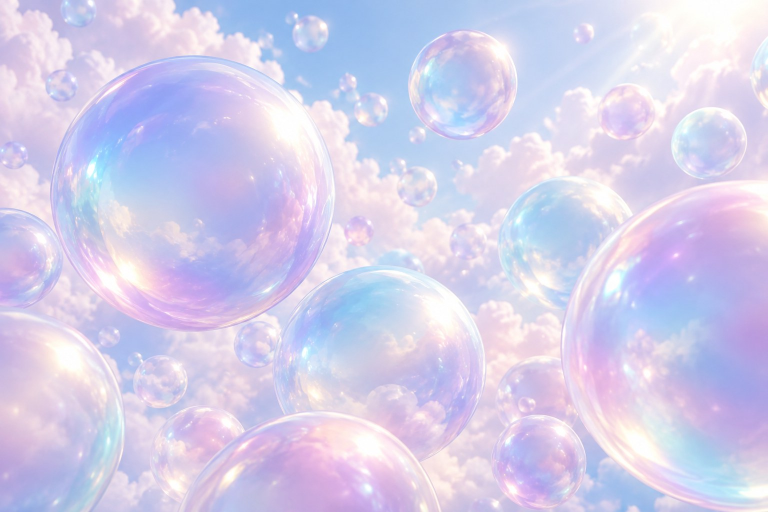
#> input picture skills/abstract-journey-film/examples/prismor/assets/bubbles_sky.jpg, 1536 x 1024 px (shown at 1/2 size)
$ python -i media.py   (imports and definitions only)
#> lines starting #> are read from the running program, lines starting #| are printed output that depends on the picture; after the words box and inside, x2 and y2 are one past the last pixel; in counts of white or black regions, pixels touching at a corner belong together
"""Assets: lookup with placeholder fallback, cover-fit, sprite sheets, and gpt-image-2 generation."""
import base64, json, os, urllib.error, urllib.request
from concurrent.futures import ThreadPoolExecutor
from functools import lru_cache

from PIL import Image, ImageOps


class Assets:
    """Resolves `name` → first existing <dir>/<name>.(png|jpg|webp) across search dirs."""

    def __init__(self, *dirs):
        self.dirs = [d for d in dirs if d]

    # [14 lines left out: functions path, get, not called in this run]

    def missing(self, names):
        return [n for n in names if not self.path(n)]


# [32 lines left out: functions cover, cover_point, sprite_masks, not called in this run]


def pingpong(n):
    """Frame order 0..n-1..1 for a seamless loop."""
    return list(range(n)) + list(range(n - 2, 0, -1))


# ---------- gpt-image-2 ----------
IMAGE_MODEL = os.environ.get("FRAMESMITH_IMAGE_MODEL", "gpt-image-2.5-sunburst")   # override per asset with "model"


# [74 lines left out: function generate_images, not called in this run]


def chroma_cutout(src, dst, key=None, tol=90, despill=True):
    """Remove a flat background colour: flood-fill from the border over pixels near the key colour (so key-like
    colours inside the subject survive), feather the edge and unmix the key from edge pixels. Writes RGBA PNG."""
#> called with dst = 'out.png', tol = 90, despill = True
    import numpy as np
    from PIL import ImageDraw, ImageFilter
    im = Image.open(src).convert("RGB")
#> im is the input picture: PIL image 1536x1024 RGB; mean R, G, B 211.9, 207.2, 235.7
    a = np.asarray(im).astype(np.float32)
    hh, ww = a.shape[:2]
#> hh = 1024; ww = 1536
    if key is None:
        border = np.concatenate([a[0], a[-1], a[:, 0], a[:, -1]])
        key = tuple(np.median(border, 0))
#> key = (200, 194, 231)
    k = np.array(key, np.float32)
#> k = [200, 194, 231]
    dist = np.sqrt(((a - k) ** 2).sum(-1))
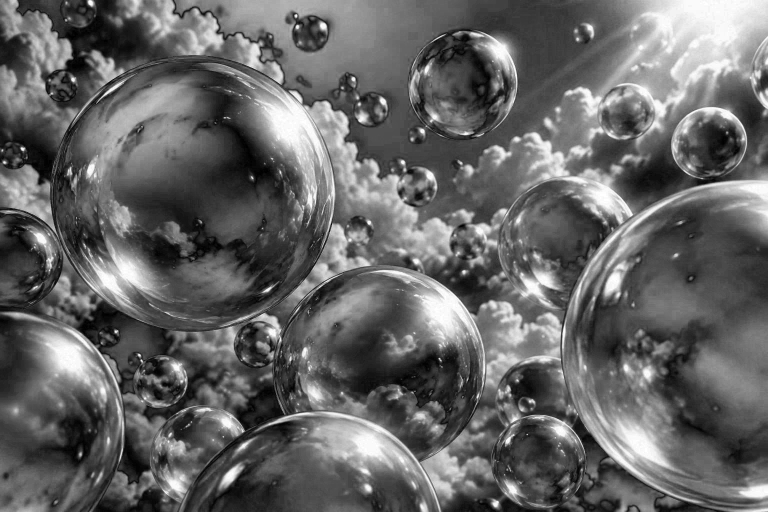
#> dist: shape (1024, 1536) float32 (shown at 1/2 size); min 1, max 85.57, mean 34.8; drawn with min black and max white
    cand = Image.fromarray(((dist < tol) * 255).astype(np.uint8)).copy()   # writable (fromarray shares a read-only buffer)
#> cand: PIL image 1536x1024 L; every value is 255
    for x in list(range(0, ww, 8)) + [ww - 1]:
        for y in (0, hh - 1):
            if cand.getpixel((x, y)) == 255:
                ImageDraw.floodfill(cand, (x, y), 128)
#> cand: PIL image 1536x1024 L; every value is 128
    for y in list(range(0, hh, 8)) + [hh - 1]:
        for x in (0, ww - 1):
            if cand.getpixel((x, y)) == 255:
                ImageDraw.floodfill(cand, (x, y), 128)
    bg = (np.asarray(cand) == 128) | (dist < tol * 0.3)    # border-connected background + enclosed holes of pure key
#> bg: shape (1024, 1536) bool; every value is 1
    near = np.asarray(Image.fromarray((bg * 255).astype(np.uint8)).filter(ImageFilter.MaxFilter(5))) > 0
    soft = np.clip((dist - tol * 0.35) / (tol * 0.65), 0, 1)
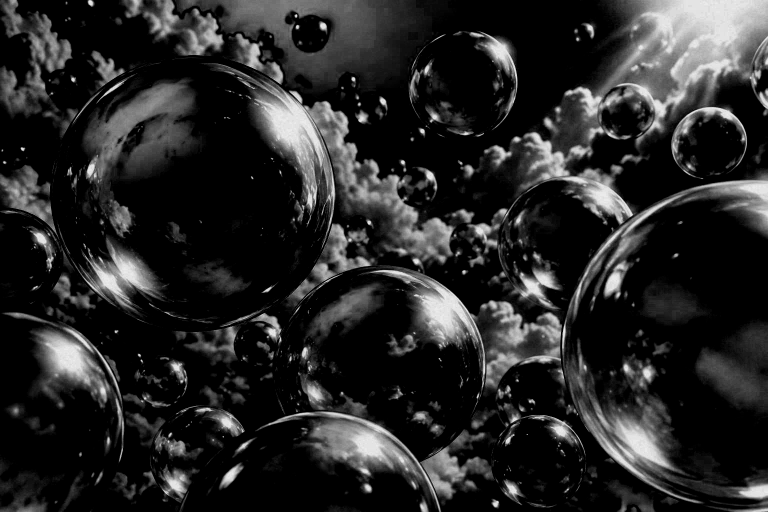
#> soft: shape (1024, 1536) float32 (shown at 1/2 size); min 0, max 0.924, mean 0.157
    alpha = np.where(bg, 0.0, np.where(near, soft, 1.0))
#> alpha: shape (1024, 1536) float32; every value is 0
    al = np.maximum(alpha, 1e-3)[..., None]
#> al: shape (1024, 1536, 1) float32; every value is 0.001
    rgb = np.clip((a - k * (1 - alpha[..., None])) / al, 0, 255)                # unmix the key colour from edges
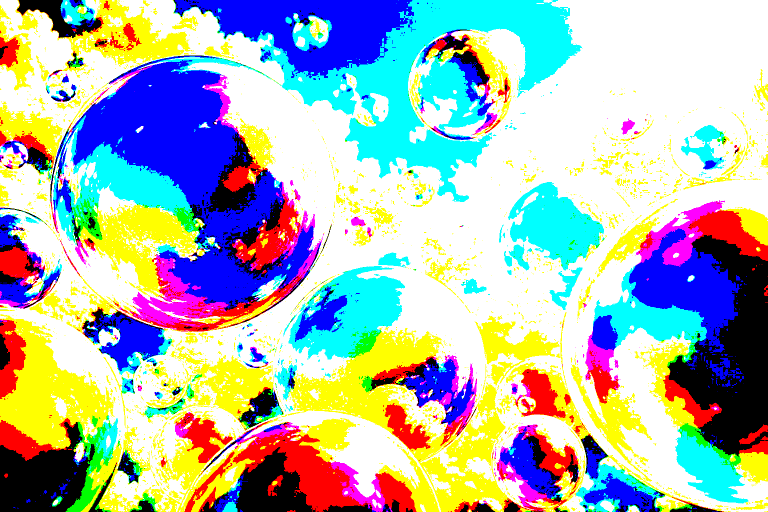
#> rgb: shape (1024, 1536, 3) float32 (shown at 1/2 size); mean R, G, B 169.6, 182.5, 178.4
    edge = (near & ~bg)[..., None]
#> edge: shape (1024, 1536, 1) bool; every value is 0
    rgb = np.where(edge, rgb, a)
    if despill and k[1] > 200 and k[0] < 80 and k[2] < 80:   # green key: no channel may spill above its neighbours
        cap = np.maximum(rgb[..., 0], rgb[..., 2])
        rgb[..., 1] = np.minimum(rgb[..., 1], cap * 1.05)
    elif despill and k[0] > 200 and k[2] > 200 and k[1] < 80:  # magenta key
        cap = rgb[..., 1] * 1.05 + 20
        spill = np.minimum(rgb[..., 0], rgb[..., 2]) - cap
        rgb[..., 0] -= np.clip(spill, 0, None) * near
        rgb[..., 2] -= np.clip(spill, 0, None) * near
    out = np.dstack([rgb, alpha * 255]).astype(np.uint8)
    Image.fromarray(out, "RGBA").save(dst)
    return dst


# ---------- brand icons (thesvg.org) ----------
THESVG_REGISTRY = "https://raw.githubusercontent.com/GLINCKER/thesvg/main/src/data/icons.json"


# [155 lines left out: functions thesvg_registry, search_icons, fetch_icons, _chromium, rasterize_svg, icon and 1 more, not called in this run]

>>> result = chroma_cutout('../../../abstract-journey-film/examples/prismor/assets/bubbles_sky.jpg', 'out.png')

$ run again, on skills/abstract-journey-film/examples/prismor/assets/pastel_world.jpg
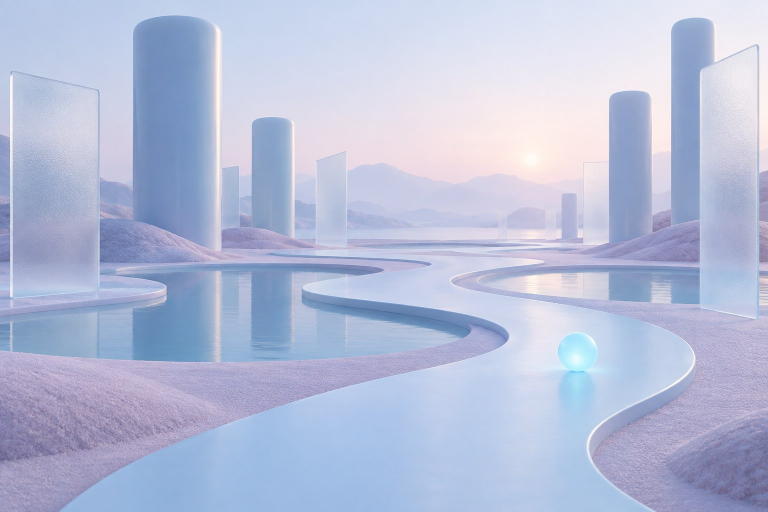
#> input picture skills/abstract-journey-film/examples/prismor/assets/pastel_world.jpg, 1536 x 1024 px (shown at 1/2 size)
#> in chroma_cutout, im is the input picture: PIL image 1536x1024 RGB; mean R, G, B 181.7, 190.1, 217.6
#> key = (179, 195, 227)
#> k = [179, 195, 227]
#> bg: shape (1024, 1536) bool; 94% white; 1297 black regions (1193 under 20 px), largest, box (x1, y1, x2, y2) and area: (272, 62, 354, 470) 19872, (1344, 859, 1536, 1024) 19034, (237, 544, 392, 723) 13599
#> near: shape (1024, 1536) bool; 95.6% white; 42 black regions (20 under 20 px), largest, box (x1, y1, x2, y2) and area: (1351, 866, 1536, 1024) 17327, (276, 66, 350, 465) 16589, (269, 589, 387, 721) 10359
#> in chroma_cutout, `edge = (near & ~bg)[..., None]`:
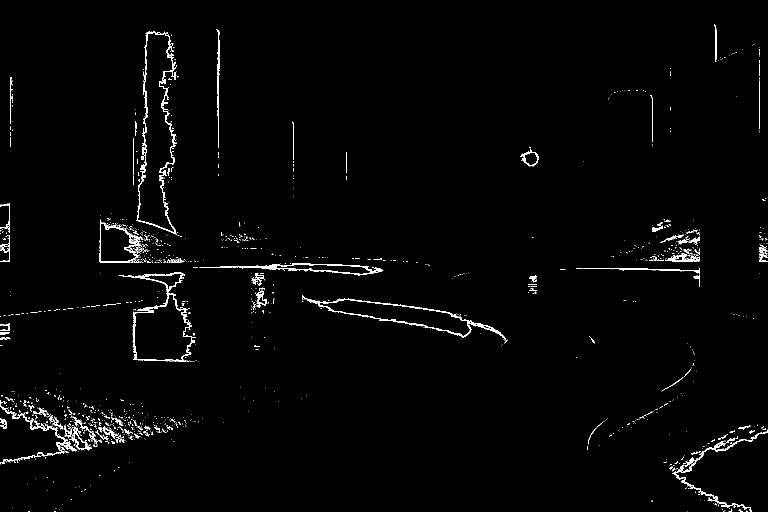
#> edge: shape (1024, 1536, 1) bool (shown at 1/2 size); 1.6% white in thin lines or dots
#> in chroma_cutout, `out = np.dstack([rgb, alpha * 255]).astype(np.uint8)`:
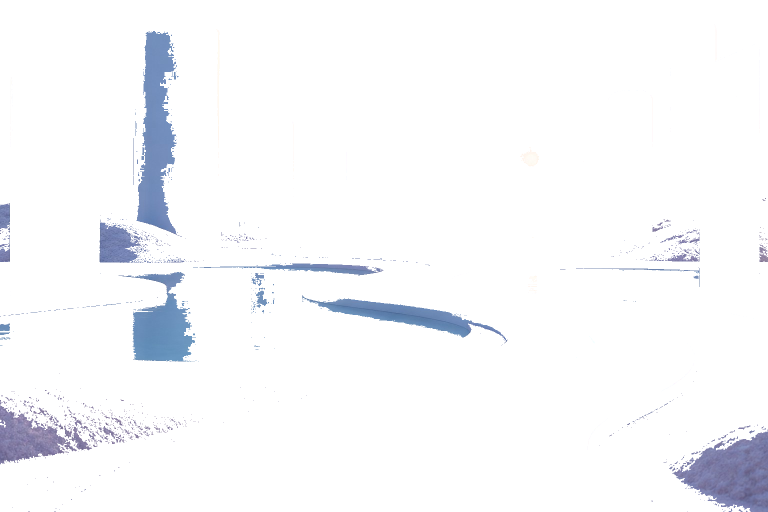
#> out: shape (1024, 1536, 4) (shown at 1/2 size); mean of channels 0, 1, 2, 3 181.7, 190.1, 217.6, 15.3; transparent parts drawn white
